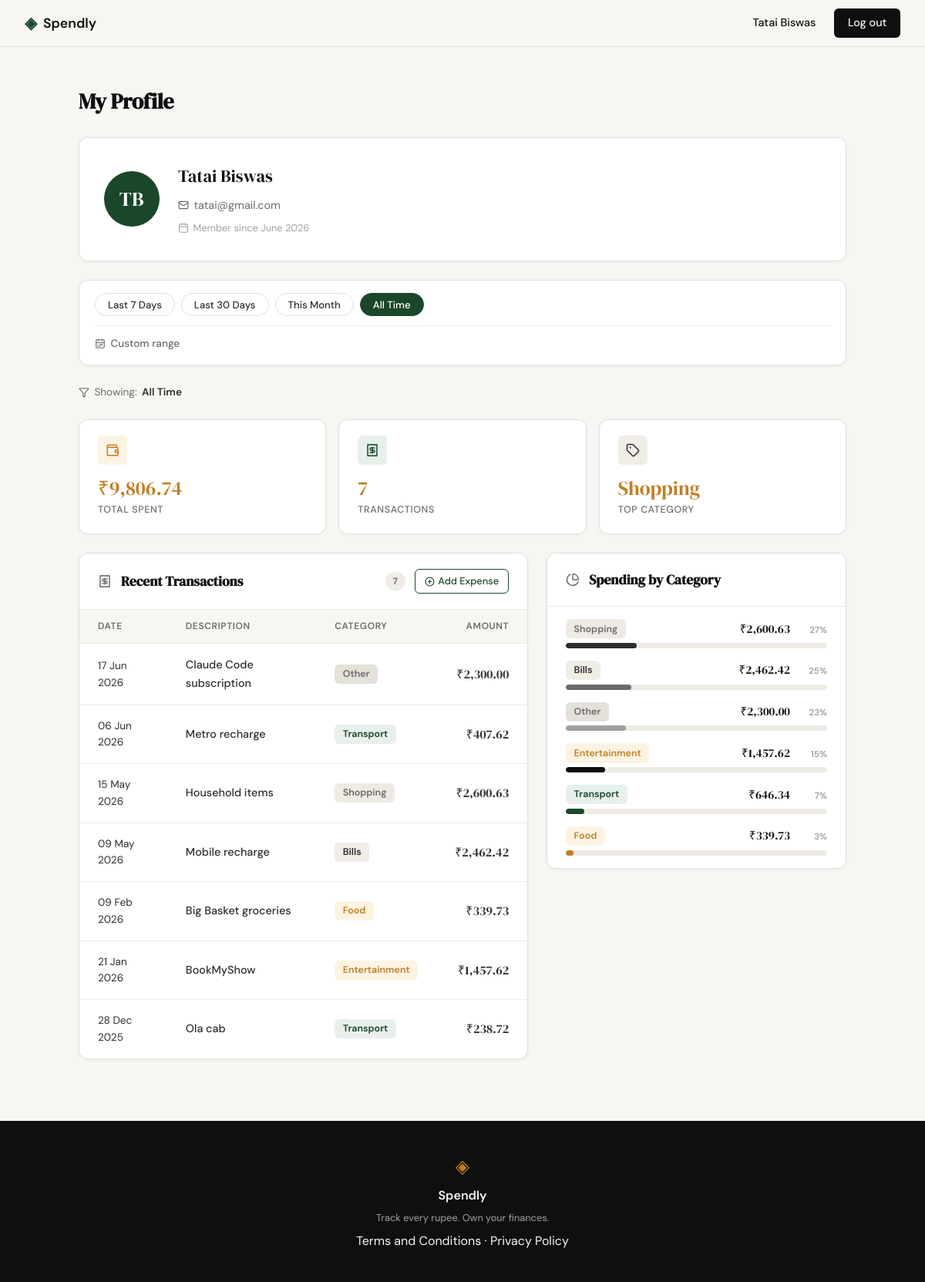
Page /profile (signed in) on the committed database.
### tables this page shows
CREATE TABLE users (
                id            INTEGER PRIMARY KEY AUTOINCREMENT,
                name          TEXT    NOT NULL,
                email         TEXT    UNIQUE NOT NULL,
                password_hash TEXT    NOT NULL,
                created_at    TEXT    DEFAULT (datetime('now'))
            );

CREATE TABLE expenses (
                id          INTEGER PRIMARY KEY AUTOINCREMENT,
                user_id     INTEGER NOT NULL,
                amount      REAL    NOT NULL,
                category    TEXT    NOT NULL,
                date        TEXT    NOT NULL,
                description TEXT,
                created_at  TEXT    DEFAULT (datetime('now')),
                FOREIGN KEY (user_id) REFERENCES users(id)
            );

### app.py (the view)
@app.route("/profile")
def profile():
    if not session.get("user_id"):
        return redirect(url_for("login"))
    user_id = session["user_id"]
    user = get_user_by_id(user_id)
    if user is None:
        session.clear()
        return redirect(url_for("login"))
    preset    = request.args.get("preset", "").strip()
    date_from = request.args.get("date_from", "").strip()
    date_to   = request.args.get("date_to",   "").strip()
    date_from, date_to, filter_label, active_preset = resolve_date_filter(
        preset, date_from, date_to
    )
    stats        = get_summary_stats(user_id, date_from=date_from, date_to=date_to)
    transactions = get_recent_transactions(user_id, date_from=date_from, date_to=date_to)
    categories   = get_category_breakdown(user_id, date_from=date_from, date_to=date_to)
    return render_template(
        "profile.html",
        user=user,
        stats=stats,
        transactions=transactions,
        categories=categories,
        filter_label=filter_label,
        active_preset=active_preset,
        date_from=date_from or "",
        date_to=date_to or "",
    )

### app.py (called while the page is built, shortened)
def resolve_date_filter(preset, date_from, date_to):
    today = date.today()
    if preset == "7d":
        return (today - timedelta(days=6)).isoformat(), today.isoformat(), "Last 7 Days", "7d"
    if preset == "30d":
        return (today - timedelta(days=29)).isoformat(), today.isoformat(), "Last 30 Days", "30d"
    if preset == "month":
        return today.replace(day=1).isoformat(), today.isoformat(), "This Month", "month"
    if preset == "all":
        return None, None, "All Time", "all"
    return None, None, "All Time", "all"

### database/db.py (called while the page is built)
def get_db():
    conn = sqlite3.connect(DB_PATH)
    conn.row_factory = sqlite3.Row
    conn.execute("PRAGMA foreign_keys = ON")
    return conn

### database/queries.py (called while the page is built)
def _date_clause(date_from, date_to):
    if date_from and date_to:
        return " AND date BETWEEN ? AND ?", (date_from, date_to)
    return "", ()

def get_user_by_id(user_id):
    conn = get_db()
    try:
        row = conn.execute(
            "SELECT id, name, email, created_at FROM users WHERE id = ?",
            (user_id,),
        ).fetchone()
        if row is None:
            return None
        words = row["name"].split()
        initials = "".join(w[0].upper() for w in words if w)[:2]
        try:
            dt = datetime.strptime(row["created_at"], "%Y-%m-%d %H:%M:%S")
        except ValueError:
            dt = datetime.strptime(row["created_at"][:10], "%Y-%m-%d")
        return {
            "name": row["name"],
            "email": row["email"],
            "initials": initials,
            "member_since": dt.strftime("%B %Y"),
        }
    finally:
        conn.close()

def get_recent_transactions(user_id, limit=10, date_from=None, date_to=None):
    conn = get_db()
    try:
        date_filter, date_params = _date_clause(date_from, date_to)
        sql = (
            "SELECT date, description, category, amount"
            " FROM expenses WHERE user_id = ?" + date_filter +
            " ORDER BY date DESC LIMIT ?"
        )
        rows = conn.execute(sql, (user_id,) + date_params + (limit,)).fetchall()
        result = []
        for row in rows:
            dt = datetime.strptime(row["date"], "%Y-%m-%d")
            result.append({
                "date": dt.strftime("%d %b %Y"),
                "description": row["description"],
                "category": row["category"],
                "amount": f"₹{row['amount']:,.2f}",
            })
        return result
    finally:
        conn.close()

### templates/profile.html (shortened to what this page needs)
{% extends "base.html" %}
{% block content %}
<main class="profile-page">
  <h1 class="profile-page-title">My Profile</h1>
  <section class="profile-card">
    <div class="profile-avatar">{{ user.initials }}</div>
    <div class="profile-card__details">
      <p class="profile-user-name">{{ user.name }}</p>
      <p class="profile-user-email">
        <i data-lucide="mail" class="profile-icon-sm"></i>
        {{ user.email }}
      </p>
      <p class="profile-member-since">
        <i data-lucide="calendar" class="profile-icon-sm"></i>
        Member since {{ user.member_since }}
      </p>
    </div>
  </section>
  <div class="filter-bar">
    <form class="filter-bar__form" method="GET" action="{{ url_for('profile') }}">
      <div class="filter-bar__presets">
        <button type="submit" name="preset" value="7d"
          class="filter-btn{% if active_preset == '7d' %} filter-btn--active{% endif %}">
          Last 7 Days
        </button>
        <button type="submit" name="preset" value="30d"
          class="filter-btn{% if active_preset == '30d' %} filter-btn--active{% endif %}">
          Last 30 Days
        </button>
        <button type="submit" name="preset" value="month"
          class="filter-btn{% if active_preset == 'month' %} filter-btn--active{% endif %}">
          This Month
        </button>
        <button type="submit" name="preset" value="all"
          class="filter-btn{% if active_preset == 'all' %} filter-btn--active{% endif %}">
          All Time
        </button>
      </div>
      <details class="filter-bar__custom"{% if active_preset == '' %} open{% endif %}>
        <summary class="filter-bar__custom-toggle">
          <i data-lucide="calendar-range" class="profile-icon-sm"></i>
          Custom range
        </summary>
      </details>
    </form>
  </div>
  <p class="filter-label">
    <i data-lucide="filter" class="profile-icon-sm"></i>
    Showing: <strong>{{ filter_label }}</strong>
  </p>
  <div class="profile-stats">
    <div class="profile-stat">
      <div class="profile-stat__icon-wrap profile-stat__icon-wrap--spending">
        <i data-lucide="wallet" class="profile-icon-md"></i>
      </div>
      <span class="profile-stat__value">{{ stats.total_spent }}</span>
      <span class="profile-stat__label">Total Spent</span>
    </div>
    <div class="profile-stat">
      <div class="profile-stat__icon-wrap profile-stat__icon-wrap--count">
        <i data-lucide="receipt" class="profile-icon-md"></i>
      </div>
      <span class="profile-stat__value">{{ stats.transaction_count }}</span>
      <span class="profile-stat__label">Transactions</span>
    </div>
    <div class="profile-stat">
      <div class="profile-stat__icon-wrap profile-stat__icon-wrap--category">
        <i data-lucide="tag" class="profile-icon-md"></i>
      </div>
      <span class="profile-stat__value">{{ stats.top_category }}</span>
      <span class="profile-stat__label">Top Category</span>
    </div>
  </div>
  <div class="profile-grid">
    <section class="profile-section">
      <header class="profile-section__header">
        <i data-lucide="receipt" class="profile-icon-md profile-section__icon"></i>
        <h2 class="profile-section__title">Recent Transactions</h2>
        <span class="profile-section__count">{{ transactions | length }}</span>
        <a href="{{ url_for('add_expense') }}" class="profile-add-btn">
          <i data-lucide="plus-circle"></i>
          Add Expense
        </a>
      </header>
      {% if transactions %}
      <table class="txn-table">
        <thead>
          <tr>
            <th>Date</th>
            <th>Description</th>
            <th>Category</th>
            <th style="text-align:right;">Amount</th>
          </tr>
        </thead>
        <tbody>
          {% for t in transactions %}
          <tr>
            <td class="txn-date">{{ t.date }}</td>
            <td class="txn-desc">{{ t.description }}</td>
            <td>
              <span class="badge badge--{{ t.category | lower }}">{{ t.category }}</span>
            </td>
            <td class="txn-amount">{{ t.amount }}</td>
          </tr>
          {% endfor %}
        </tbody>
      </table>
      {% endif %}
    </section>
    <section class="profile-section">
      <header class="profile-section__header">
        <i data-lucide="pie-chart" class="profile-icon-md profile-section__icon"></i>
        <h2 class="profile-section__title">Spending by Category</h2>
      </header>
      {% if categories %}
      <ul class="cat-list">
        {% for c in categories %}
        <li class="cat-row">
          <div class="cat-row__info">
            <span class="cat-row__name">
              <span class="badge badge--{{ c.name | lower }}">{{ c.name }}</span>
            </span>
            <div class="cat-row__meta">
              <span class="cat-row__amount">{{ c.total }}</span>
              <span class="cat-row__pct">{{ c.percent }}%</span>
            </div>
          </div>
          <div class="cat-bar-track">
            <div class="cat-bar-fill bar--{{ c.name | lower }}" style="width: {{ c.percent }}%;"></div>
          </div>
        </li>
        {% endfor %}
      </ul>
      {% else %}
      <div class="profile-empty">
        <i data-lucide="bar-chart-2" class="profile-empty__icon"></i>
        <p class="profile-empty__text">No spending data yet</p>
      </div>
      {% endif %}
    </section>
  </div>
</main>
{% endblock %}

### templates/base.html (shortened to what this page needs)
<!DOCTYPE html>
<html lang="en">
<head>
    <link rel="stylesheet" href="{{ url_for('static', filename='css/style.css') }}">
</head>
<body>
    <nav class="navbar">
        <div class="nav-inner">
            <a href="{{ url_for('landing') }}" class="nav-brand">
                <span class="brand-icon">◈</span>
                <span class="brand-name">Spendly</span>
            </a>
            <div class="nav-links">
                {% if session.get("user_id") %}
                    <span class="nav-user">{{ session["user_name"] }}</span>
                    <a href="{{ url_for('logout') }}" class="nav-cta">Log out</a>
                {% else %}
                    <a href="{{ url_for('login') }}">Sign in</a>
                    <a href="{{ url_for('register') }}" class="nav-cta">Get started</a>
                {% endif %}
            </div>
        </div>
    </nav>
    <main class="main-content">
        {% block content %}{% endblock %}
    </main>
    <footer class="footer">
        <div class="footer-inner">
            <span class="brand-icon">◈</span>
            <span class="footer-name">Spendly</span>
            <p class="footer-copy">Track every rupee. Own your finances.</p>
            <p><a href="{{ url_for('terms') }}">Terms and Conditions</a> · <a href="{{ url_for('privacy') }}">Privacy Policy</a></p>
        </div>
    </footer>
</body>
</html>

### rows in the picture
users: user_name "Tatai Biswas", name "Tatai Biswas", email "tatai@gmail.com"
expenses: top_category "Shopping", date "15 May 2026", description "Household items", category "Shopping", amount "₹2,600.63"
expenses: date "17 Jun 2026", description "Claude Code subscription", category "Other", amount "₹2,300.00"
expenses: date "06 Jun 2026", description "Metro recharge", category "Transport", amount "₹407.62"
expenses: date "09 May 2026", description "Mobile recharge", category "Bills", amount "₹2,462.42"
expenses: date "09 Feb 2026", description "Big Basket groceries", category "Food", amount "₹339.73"
expenses: date "21 Jan 2026", description "BookMyShow", category "Entertainment", amount "₹1,457.62"
expenses: date "28 Dec 2025", description "Ola cab", category "Transport", amount "₹238.72"

### other values in the picture
{{ user.initials }} "TB"
{{ user.member_since }} "June 2026"
{{ filter_label }} "All Time"
{{ stats.total_spent }} "₹9,806.74"
{{ stats.transaction_count }} "7"
{{ transactions | length }} "7"
{{ c.name }} "Shopping" "Bills" "Other" "Entertainment" "Transport" "Food"
{{ c.total }} "₹2,600.63" "₹2,462.42" "₹2,300.00" "₹1,457.62" "₹646.34" "₹339.73"
{{ c.percent }} "27" "25" "23" "15" "7" "3"
